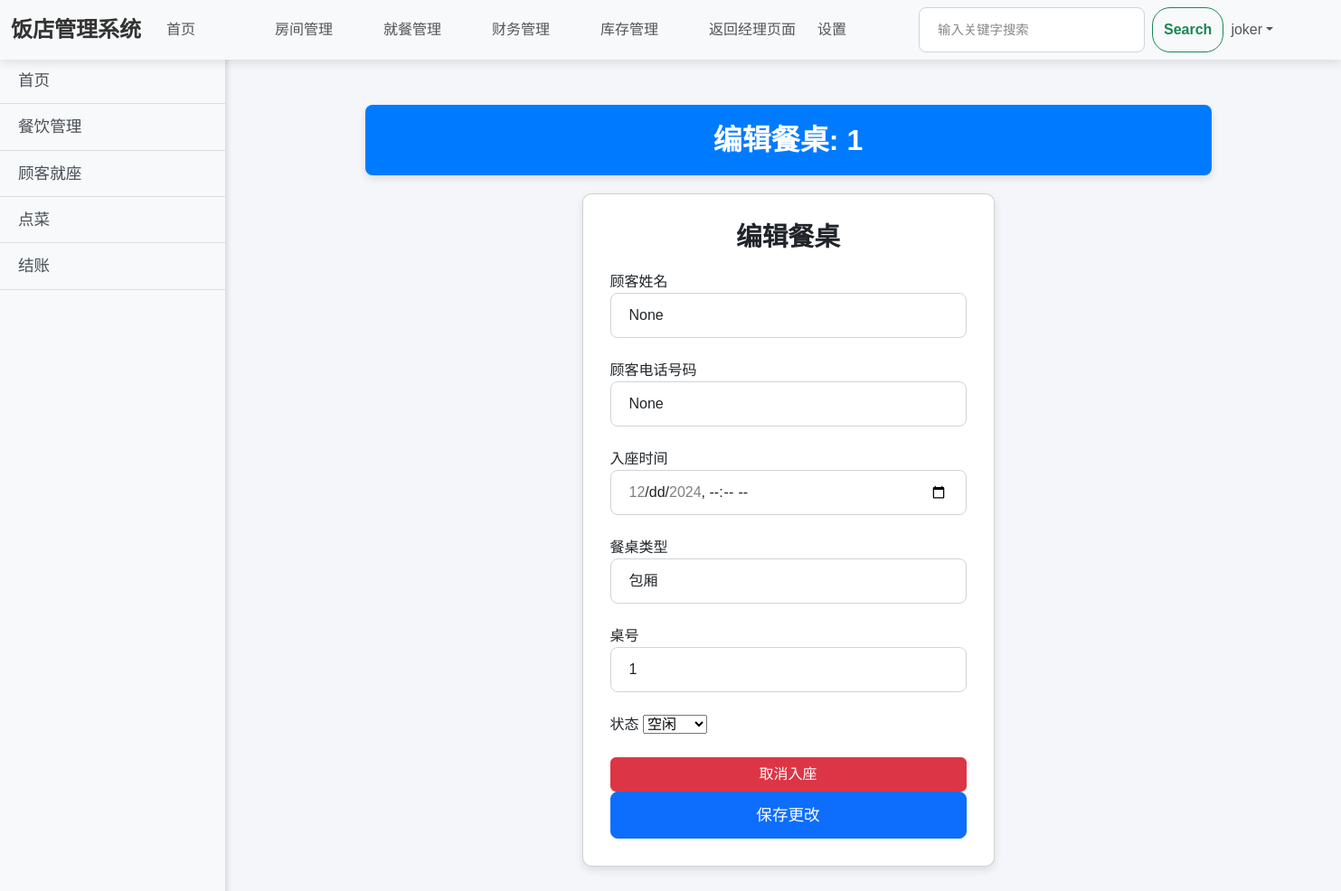
Screenshot of /hotel/catering_dashboard/edit/1/ (signed in) with the database file from the repository.
### hotel/models.py (models this page shows, shortened)
class User(AbstractUser):
    ROLE_CHOICES = [
        ('admin', '系统管理员'),
        ('finance', '账务管理人员'),
        ('housing', '住房管理人员'),
        ('catering', '餐饮管理人员'),
        ('inventory', '库存管理人员'),
        ('manager', '总经理'),
    ]
    role = models.CharField(max_length=10, choices=ROLE_CHOICES, default='manager')

class Table(models.Model):
    SEAT_TYPE_CHOICES = [
        ('hall', '大厅'), ('box', '包厢')
    ]
    VACANT = 'vacant'
    OCCUPIED = 'occupied'
    STATUS_CHOICES = [
        (VACANT, '空闲'),
        (OCCUPIED, '已占用'),
    ]
    seat_type = models.CharField(max_length=10, choices=SEAT_TYPE_CHOICES)  # 座位类型
    table_number = models.CharField(max_length=10, unique=True)  # 餐位编号
    table_status = models.CharField(max_length=10, choices=STATUS_CHOICES, default=VACANT)
    customer_name = models.CharField(max_length=100, blank=True, null=True)  # 顾客姓名
    customer_phone = models.CharField(null=True,blank=True,max_length=15)
    check_in_time = models.DateTimeField(null=True, blank=True)  # 入座时间
    check_out_time = models.DateTimeField(null=True, blank=True)  # 新增字段

### hotel/views.py (the view)
# urls.py: path('catering_dashboard/edit/<int:table_id>/', views.edit_table, name='edit_table'),
@login_required
@role_required('manager','catering','admin')  # 只有角色为 housing 的用户才能访问
def edit_table(request, table_id):
    is_manager = request.user.is_staff  # 假设根据 `is_staff` 判断总经理身份
    base_template = 'manage_base.html' if is_manager else 'table_base.html'
    table = get_object_or_404(Table, table_number=table_id)
    if request.method == 'POST':
        form = TableForm(request.POST, instance=table)
        form.instance.table_number = table.table_number  # 设置固定的桌号
        form.instance.seat_type = table.seat_type  # 设置固定的桌号
        if form.is_valid():
            form.save()  # 保存表单数据
            return redirect('catering_dashboard')  # 跳转到餐饮管理页面
        else:
            print(form.errors)
    else:
        form = TableForm(instance=table)
    return render(request, 'edit_table.html', {'form': form, 'table': table,'base_template': base_template})

### hotel/forms.py
class TableForm(forms.ModelForm):
    class Meta:
        model = Table
        fields = ['table_number', 'customer_name', 'customer_phone', 'table_status', 'check_in_time']
    def __init__(self, *args, **kwargs):
        super().__init__(*args, **kwargs)
        self.fields['table_number'].widget.attrs['readonly'] = True  # 设置只读

### hotel/views.py (called while the page is built)
def role_required(*roles):
    def decorator(view_func):
        @wraps(view_func)
        def _wrapped_view(request, *args, **kwargs):
            if not request.user.is_authenticated:
                messages.error(request, "请先登录。")
                return redirect('login')  # 如果未登录，重定向到登录页面
            if not any(role == request.user.role for role in roles):
                messages.error(request, f"您无权访问此页面，您需要具有以下身份之一：{', '.join(roles)}。")
                return redirect('login')  # 重定向到登录页面
            return view_func(request, *args, **kwargs)
        return _wrapped_view
    return decorator

### hotel/templates/edit_table.html (shortened to what this page needs)
{% extends base_template %}
{% block content %}
<div class="container-fluid">
    <div class="sidebar">
        <h4 class="text-center">功能菜单</h4>
        <a href="{% url 'login' %}">首页</a>
        <a href="{% url 'catering_dashboard' %}">餐饮管理</a>
        <a href="{% url 'customer_seat' %}">顾客就座</a>
                <a href="{% url 'dish' %}">点菜</a>
             <a href="{% url 'bills_view' %}">结账</a>
    </div>
    <div class="content">
        <div class="page-header">
            编辑餐桌: {{ table.table_number }}
        </div>
        <div class="row justify-content-center">
            <div class="col-md-6">
                <div class="card">
                    <div class="card-body">
                        <h5 class="card-title text-center">编辑餐桌</h5>
                        <form method="POST">
                            <div class="form-group mb-4">
                                <label for="customer_name" class="font-weight-bold">顾客姓名</label>
                                <input type="text" class="form-control input-shadow" id="customer_name" name="customer_name" value="{{ form.customer_name.value }}" required placeholder="请输入顾客姓名">
                            </div>
                            <div class="form-group mb-4">
                                <label for="customer_phone" class="font-weight-bold">顾客电话号码</label>
                                <input type="text" class="form-control input-shadow" id="customer_phone" name="customer_phone" value="{{ form.customer_phone.value }}" required placeholder="请输入顾客电话">
                            </div>
                            <div class="form-group mb-4">
                                <label for="check_in_time" class="font-weight-bold">入座时间</label>
                                <input type="datetime-local" class="form-control input-shadow" id="check_in_time" name="check_in_time" value="{{ form.check_in_time.value|date:'Y-m-d H:i' }}" required>
                            </div>
                                     <div class="form-group mb-4">
                                <label for="seat_type" class="font-weight-bold">餐桌类型</label>
                                <input type="text" class="form-control input-shadow" id="seat_type" name="seat_type" value="{{ table.get_seat_type_display }}" required readonly>
                            </div>
                            <div class="form-group mb-4">
                                <label for="table_number" class="font-weight-bold">桌号</label>
                                <input type="text" class="form-control input-shadow" id="table_number" name="table_number" value="{{ form.table_number.value }}" required readonly>
                            </div>
                <div class="form-group mb-4">
                    <label for="status" class="font-weight-bold">状态</label>
                    {{ form.table_status }}
                </div>
 <button type="button" class="btn btn-danger w-100" id="cancel_seat_button" onclick="cancelCheckIn()">取消入座</button>
                            <button type="submit" class="btn btn-primary w-100">保存更改</button>
                        </form>
                    </div>
                </div>
            </div>
        </div>
    </div>
</div>
{% endblock %}

### templates/manage_base.html (shortened to what this page needs)
<!doctype html>
<html lang="en">
<head>
    <link href="https://cdn.jsdelivr.net/npm/bootstrap@5.3.2/dist/css/bootstrap.min.css" rel="stylesheet"
>
</head>
<body>
<nav class="navbar navbar-expand-lg bg-body-tertiary sticky-top">
    <div class="container-fluid">
        <a class="navbar-brand" href="{% url 'home' %}">饭店管理系统</a>
        <div class="collapse navbar-collapse" id="navbarSupportedContent">
            <ul class="navbar-nav me-auto mb-2 mb-lg-0">
                <li class="nav-item">
                    <a class="nav-link" href="{% url 'home' %}">首页</a>
                </li>
                <li class="nav-item">
                    <a class="nav-link" href="{% url 'housing_dashboard' %}">房间管理</a>
                </li>
                <li class="nav-item">
                    <a class="nav-link" href="{% url 'catering_dashboard' %}">就餐管理</a>
                </li>
                <li class="nav-item">
                    <a class="nav-link" href="{% url 'finance_dashboard' %}">财务管理</a>
                </li>
                <li class="nav-item">
                    <a class="nav-link" href="{% url 'inventory_dashboard' %}">库存管理</a>
                </li>
                <li class="nav-item">
                    <a class="nav-link" href="{% url 'manager_dashboard' %}">返回经理页面</a>
                </li>
                <li class="nav-item">
                    <a class="nav-link" href="#">设置</a>
                </li>
            </ul>
            <div>
                <form class="d-flex" role="search" method="get" action="">
                    <input class="form-control me-2 search-form" type="search" name="q" placeholder="输入关键字搜索"
                           aria-label="Search">
                    <button class="btn btn-outline-success" type="submit">Search</button>
                </form>
            </div>
            <ul class="navbar-nav ms-auto mb-2 mb-lg-0">
                {% if request.user.is_authenticated %}
                    <li class="nav-item dropdown">
                        <a href="#" class="nav-link dropdown-toggle" role="button" data-bs-toggle="dropdown"
                           aria-expanded="false">{{ request.user.username }}</a>
                    </li>
                {% else %}
                    <li class="nav-item">
                        <a class="nav-link" href="{% url 'login' %}">登录/注册</a>
                    </li>
                {% endif %}
            </ul>
        </div>
    </div>
</nav>
<div class="container">
    {% block content %}{% endblock %}
</div>
</body>
</html>

### templates/manage_base.html (style rules this page uses)
body { font-family: 'Arial', sans-serif; background-color: #f4f6f9; margin: 0; padding: 0; }
.navbar { background-color: #ffffff; box-shadow: 0 4px 10px rgba(0, 0, 0, 0.1); transition: background-color 0.3s ease; }
.sticky-top { z-index: 1000; }
.navbar-brand { color: #333 !important; font-weight: bold; font-size: 1.5rem; }
.nav-item .nav-link { color: #555; padding: 10px 15px; border-radius: 5px; transition: background-color 0.3s ease, color 0.3s ease; }
.navbar-nav { display: flex; justify-content: space-between; width: 100%; }
.nav-item .nav-link { padding: 10px 20px; width: 120px; }
.navbar-brand { margin-right: 20px; }
.navbar-nav { align-items: center; }
.search-form { width: 300px; border-radius: 20px; padding-left: 15px; }
.search-form::placeholder { color: #888; font-size: 0.9rem; }
.search-form { width: 250px; margin-right: 55px; }
.btn-outline-success { border-radius: 20px; font-weight: bold; transition: background-color 0.3s ease; }
.navbar-nav.ms-auto { margin-left: auto; }
.container { padding: 20px; }

### hotel/templates/edit_table.html (style rules this page uses)
.sidebar { position: fixed; top: 0; left: 0; height: 100%; width: 250px; margin-top: 5px; background-color: #f8f9fa; border-right: 1px solid #ddd; box-shadow: 2px 0 5px rgba(0, 0, 0, 0.1); }
.sidebar h4 { color: #495057; margin-bottom: 30px; font-size: 1.5rem; }
.sidebar a { display: block; padding: 12px 20px; color: #495057; text-decoration: none; font-size: 1.1rem; border-bottom: 1px solid #ddd; transition: background-color 0.3s; }
.content { margin-left: 260px; padding: 30px; }
.page-header { background-color: #007bff; color: white; padding: 15px; border-radius: 8px; box-shadow: 0 4px 8px rgba(0, 0, 0, 0.1); margin-bottom: 20px; font-size: 2rem; font-weight: bold; text-align: center; }
.card { box-shadow: 0 4px 10px rgba(0, 0, 0, 0.1); transition: transform 0.3s ease, box-shadow 0.3s ease; border-radius: 10px; }
.card-body { padding: 30px; }
.card-title { font-size: 1.8rem; font-weight: bold; margin-bottom: 20px; }
.form-control { border-radius: 0.5rem; border: 1px solid #ced4da; padding: 12px 20px; font-size: 1rem; box-shadow: none; transition: border-color 0.3s, box-shadow 0.3s; }
.form-group { margin-bottom: 15px; }
.btn-primary { font-size: 1.1rem; padding: 12px; width: 100%; transition: background-color 0.3s; border-radius: 0.5rem; }

### rows the page displays
User: user.username "joker"
Table: table_number "1", seat_type "包厢", table_status "空闲"
